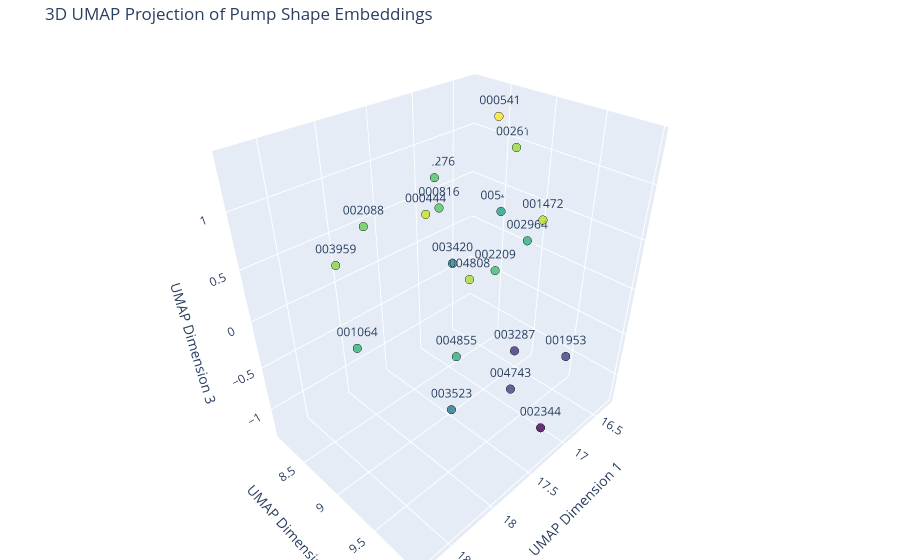

This figure's notebook cell:
### Code cell
# 1. Load the embeddings dictionary
# embeddings_dict = np.load("diverse_pump_embeddings.npy", allow_pickle=True).item()
folders = list(embeddings_dict.keys())
embeddings = np.array(list(embeddings_dict.values()))

# 2. Fit UMAP to reduce the embeddings to 3 dimensions
reducer = umap.UMAP(
    n_components=3, 
    n_neighbors=15,    # Controls local vs. global balance (default: 15)
    min_dist=0.1,      # Controls how tightly points are grouped (default: 0.1)
    random_state=42    # Ensures reproducible projections
)
umap_coords_3d = reducer.fit_transform(embeddings)

# 3. Create the interactive 3D UMAP plot using Plotly
fig = go.Figure(data=[go.Scatter3d(
    x=umap_coords_3d[:, 0],
    y=umap_coords_3d[:, 1],
    z=umap_coords_3d[:, 2],
    mode='markers+text',
    marker=dict(
        size=5,
        color=umap_coords_3d[:, 2], # Color by the UMAP Z-axis
        colorscale='Viridis',
        opacity=0.8,
        line=dict(color='black', width=1)
    ),
    text=[f.split("_")[-1] for f in folders],  # Display only the sample number
    hoverinfo='text'
)])

fig.update_layout(
    title="3D UMAP Projection of Pump Shape Embeddings",
    scene=dict(
        xaxis=dict(title="UMAP Dimension 1"),
        yaxis=dict(title="UMAP Dimension 2"),
        zaxis=dict(title="UMAP Dimension 3")
    ),
    margin=dict(l=0, r=0, b=0, t=40)
)

fig.show()

### Figure 1 — Plotly figure (JSON) as saved in the notebook; plotly's stock layout.template omitted (floating-point values rounded to 4 significant figures)
{"data": [{"hoverinfo": "text", "marker": {"color": [0.4006, -0.7551, 0.6423, -0.8683, 0.754, 1.168, -0.7361, 0.6684, 0.9096, 0.3869, 0.4733, 0.9745, -1.271, 0.5434, 1.382, 0.03611, 0.2461, 1.121, -0.2265, 1.052], "colorscale": [[0, "#440154"], [0.1111, "#482878"], [0.2222, "#3e4989"], [0.3333, "#31688e"], [0.4444, "#26828e"], [0.5556, "#1f9e89"], [0.6667, "#35b779"], [0.7778, "#6ece58"], [0.8889, "#b5de2b"], [1, "#fde725"]], "line": {"color": "black", "width": 1}, "opacity": 0.8, "size": 5}, "mode": "markers+text", "text": ["004855", "004743", "002276", "003287", "002088", "000444", "001953", "000816", "003959", "002964", "001064", "002619", "002344", "002209", "000541", "003420", "005466", "001472", "003523", "004808"], "type": "scatter3d", "x": [18.3, 17.31, 16.81, 16.77, 18.0, 18.06, 16.62, 17.25, 18.64, 16.76, 18.76, 16.35, 17.07, 17.5, 16.74, 17.08, 16.29, 17.5, 18.23, 18.29], "y": [9.881, 9.584, 8.119, 9.184, 8.566, 9.348, 9.676, 8.633, 9.089, 9.222, 9.422, 8.709, 9.789, 9.503, 8.822, 8.627, 8.521, 9.896, 9.764, 9.975], "z": [0.4006, -0.7551, 0.6423, -0.8683, 0.754, 1.168, -0.7361, 0.6684, 0.9096, 0.3869, 0.4733, 0.9745, -1.271, 0.5434, 1.382, 0.03611, 0.2461, 1.121, -0.2265, 1.052]}], "layout": {"margin": {"b": 0, "l": 0, "r": 0, "t": 40}, "scene": {"xaxis": {"title": {"text": "UMAP Dimension 1"}}, "yaxis": {"title": {"text": "UMAP Dimension 2"}}, "zaxis": {"title": {"text": "UMAP Dimension 3"}}}, "title": {"text": "3D UMAP Projection of Pump Shape Embeddings"}}}
